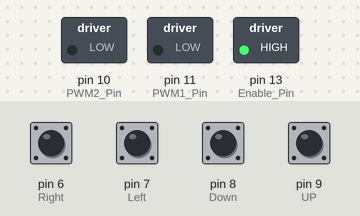
The sketch below on a simulated Arduino Uno, built with avr-gcc and run on an emulated ATmega328P. Shown: switched loads named in the sketch (green lamp = pin HIGH). The inputs (shaded band) are chosen by the test bench; at power-on: pin 6 (Right), pin 7 (Left), pin 8 (Down), pin 9 (UP) HIGH.

Above: at 1.2 s.
1.3 s: pin 9 (UP) pulled LOW for 0.15 s
At 2.5 s:
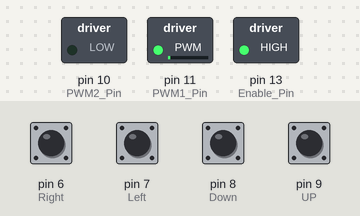
2.9 s: pin 6 (Right) pulled LOW for 0.15 s
At 3.7 s:
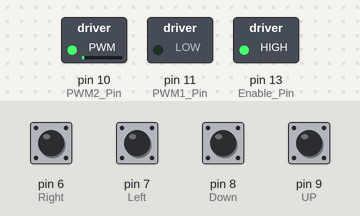
4.5 s: pin 7 (Left) pulled LOW for 0.15 s
At 4.9 s:
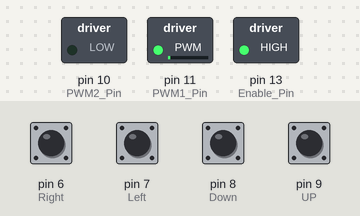
6.1 s: pin 9 (UP) pulled LOW for 1 s
At 7.4 s:
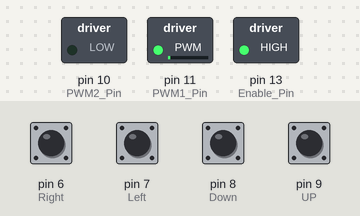
8.6 s: pin 6 (Right) pulled LOW for 1 s
At 10.5 s:
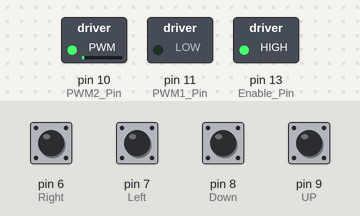
11.1 s: pin 7 (Left) pulled LOW for 1 s
At 12.4 s:
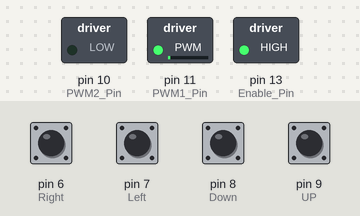
Timing chart, 0 to 14.1 s (numbered marks = the images above; inputs shaded):
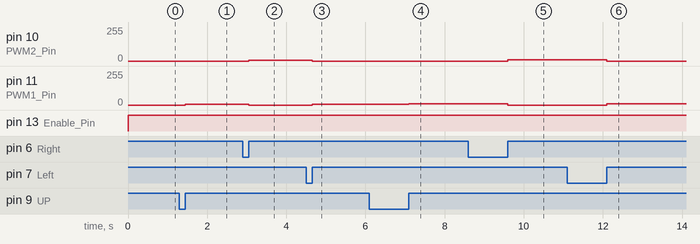

Measured:
- after the input at 1.3 s, pin 11 (PWM1_Pin): 0/255 → 5/255 after 0.15 s
- after the input at 2.9 s, pin 10 (PWM2_Pin): 0/255 → 5/255 after 0.15 s; pin 11 (PWM1_Pin): 5/255 → 0/255 after 0.15 s
- after the input at 4.5 s, pin 10 (PWM2_Pin): 5/255 → 0/255 after 0.15 s; pin 11 (PWM1_Pin): 0/255 → 5/255 after 0.15 s
- after the input at 6.1 s, pin 11 (PWM1_Pin): 5/255 → 10/255 after 1.0 s
- after the input at 8.6 s, pin 10 (PWM2_Pin): 0/255 → 10/255 after 1.0 s; pin 11 (PWM1_Pin): 10/255 → 0/255 after 1.0 s
- after the input at 11.1 s, pin 10 (PWM2_Pin): 10/255 → 0/255 after 1.0 s; pin 11 (PWM1_Pin): 0/255 → 10/255 after 1.0 s

The sketch:

DCMotordriver.ino
```cpp
/*H桥PWM直流电动机驱动代码
 * JC_Button库下载地址：https://www.arduino.cc/reference/en/libraries/jc_button/
 */
#include <JC_Button.h>
int PWM_Value;
byte Enable_Pin = 13;
byte PWM1_Pin = 11;
byte PWM2_Pin = 10;
byte PWM_Pin = 11;
Button UP(9, 25, true, true);
Button Down(8, 25, true, true);
Button Left(7, 25, true, true);
Button Right(6, 25, true, true);
void setup() {
pinMode(Enable_Pin, OUTPUT);
pinMode(PWM1_Pin, OUTPUT);
pinMode(PWM2_Pin, OUTPUT);
UP.begin();
Down.begin();
Left.begin();
Right.begin();
digitalWrite(Enable_Pin, LOW);
PWM_Value = 0;
analogWrite(PWM1_Pin, PWM_Value);
analogWrite(PWM2_Pin, PWM_Value);
}
void loop()
{
digitalWrite(Enable_Pin, HIGH);
UP.read();
Down.read();
Left.read();
Right.read();
if (UP.wasReleased() && PWM_Value < 250)
{
PWM_Value +=5;
}
if (Down.wasReleased() && PWM_Value > 5)
{
PWM_Value -=5;
}
if (Left.wasReleased())
{
PWM_Pin = PWM1_Pin;
analogWrite(PWM2_Pin, 0);
}
if (Right.wasReleased())
{
PWM_Pin = PWM2_Pin;
analogWrite(PWM1_Pin, 0);
}
analogWrite(PWM_Pin, PWM_Value);
}
```
